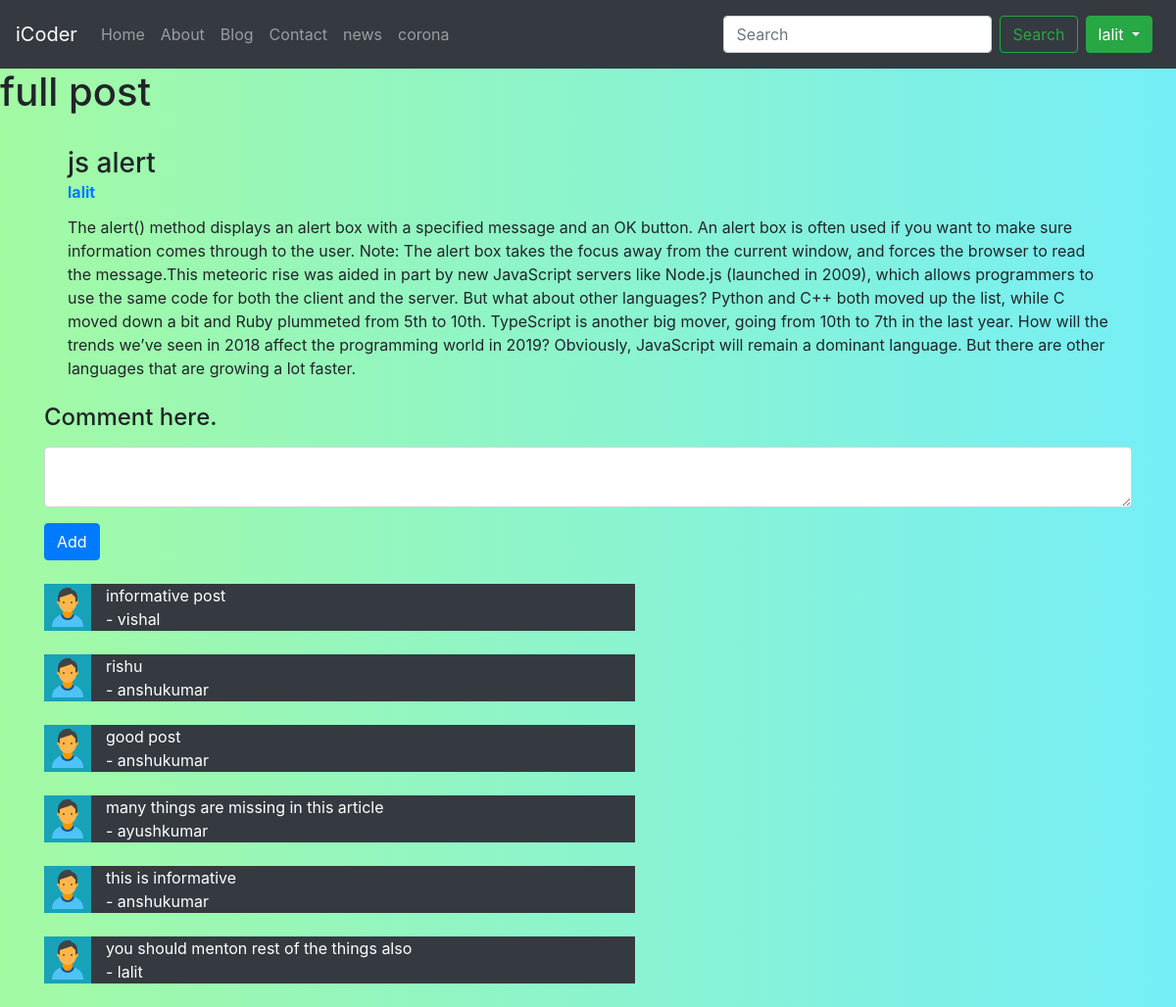
Screenshot of /blog/js-alert (signed in) with the database file from the repository.
### blog/models.py (models this page shows, shortened)
class Post(models.Model):
    sno = models.AutoField(primary_key=True)
    title = models.CharField(max_length=255)
    content = models.TextField()
    author = models.CharField(max_length=13)
    slug=models.CharField(max_length=130)
    timeStamp = models.DateTimeField(blank=True)

class BlogComment(models.Model):
    sno=models.AutoField(primary_key=True)
    comment=models.TextField()
    user=models.ForeignKey(User,on_delete=models.CASCADE)
    post=models.ForeignKey(Post,on_delete=models.CASCADE)
    parent=models.ForeignKey('self',on_delete=models.CASCADE,null=True)
    timestamp=models.DateTimeField(default=now)

### blog/views.py (the view)
# urls.py: path('<str:slug>',views.fullpost,name="fullpost"),
def fullpost(request,slug):
    post=Post.objects.filter(slug=slug)
    comments=reversed(BlogComment.objects.filter(post__in=post))
    context={'post':post,'comments':comments}
    return render(request,'blog/fullpost.html',context)

### templates/blog/fullpost.html (shortened to what this page needs)
{% extends 'base.html' %}
{% block body %}
<h1>full post</h1>
{% for post in post %}
<div class="container bg-grey">
  <div class="col p-4 d-flex flex-column position-static">
    <h3 class="mb-0">{{post.title}}</h3>
    <strong class="d-inline-block mb-2 text-primary">{{post.author}}</strong>
    <p class="card-text mb-auto">{{post.content}}</p>
  </div>
</div>
{% if user.is_authenticated %}
<div class="container">
  <form action="/blog/postComment" method="POST">
    <div class="form-group">
      <label for="exampleFormControlTextarea1">
        <h4>Comment here.</h4>
      </label>
      <textarea class="form-control" id="exampleFormControlTextarea1" rows="2" name="comment"></textarea>
    </div>
    <button type="submit" class="btn btn-primary">Add</button>
  </form>
</div>
{% for i in comments %}
<div class="container my-4">
  <div class="row my-2 mx-auto">
    <div class="col-md-0 bg-info"><img src="/static/admin.png"></div>
    <div class="col-md-6 text-white bg-dark">{{i.comment}} <br>- {{i.user.username}}</div>
  </div>
</div>
{% endfor %}
{% else %}
<p>please Login to Post and view Comments</p>
{% endif %}
{% endfor %}
{% endblock body %}

### templates/base.html (shortened to what this page needs)
<!doctype html>
<html lang="en">
  <head>
    <link rel="stylesheet" href="https://stackpath.bootstrapcdn.com/bootstrap/4.4.1/css/bootstrap.min.css">
  </head>
  <body>
  <nav class="navbar navbar-expand-lg navbar-dark bg-dark">
  <a class="navbar-brand" href="/">iCoder</a>
  <div class="collapse navbar-collapse" id="navbarSupportedContent">
    <ul class="navbar-nav mr-auto">
      <li class="nav-item {% block homeactive %} {% endblock homeactive %}">
        <a class="nav-link" href="/">Home <span class="sr-only">(current)</span></a>
      </li>
      <li class="nav-item {% block aboutactive %} {% endblock aboutactive %}">
        <a class="nav-link" href="/about">About</a>
      </li>
      <li class="nav-item {% block blogactive %} {% endblock blogactive %}">
        <a class="nav-link" href="/blog">Blog</a>
      </li>
      <li class="nav-item {% block contactactive %} {% endblock contactactive %}">
        <a class="nav-link" href="/contact">Contact</a>
      </li>
      <li class="nav-item {% block newsactive %} {% endblock newsactive %}">
        <a class="nav-link" href="/news">news</a>
      </li>
      <li class="nav-item {% block coronaactive %} {% endblock coronaactive %}">
        <a class="nav-link" href="/corona">corona</a>
      </li>
    </ul>
    <form method="get" action="/search" class="form-inline my-2 my-lg-0">
      <input class="form-control mr-sm-2" type="search" placeholder="Search" aria-label="Search" name="query" id="search">
      <button class="btn btn-outline-success my-2 my-sm-0" type="submit">Search</button>
    </form>
{% if user.is_authenticated  %}
<div class="btn-group my-2 my-lg-2 mx-2">
  <button type="button" class="btn btn-success dropdown-toggle" data-toggle="dropdown" aria-haspopup="true" aria-expanded="false">
    {{request.user}}
  </button>
{% endif %}
  </div>
</nav>
    {% block body %}
    {% endblock body %}
  </body>
</html>

### templates/blog/fullpost.html (style rules this page uses)
body { background: linear-gradient(to left, rgb(117, 238, 247), rgb(163, 250, 163)); }

### rows the page displays
Post: title "js alert", author "lalit", content "The alert() method displays an alert box with a specified message and an OK button. An alert box is often used if you want to make sure information comes through to the user. Note: The alert box takes the focus away from the current window, and forces the browser to read the message.This meteoric rise was aided in part by new JavaScript servers like Node.js (launched in 2009), which allows programmers to use the same code for both the client and the server. But what about other languages? Python and C++ both moved up the list, while C moved down a bit and Ruby plummeted from 5th to 10th. TypeScript is another big mover, going from 10th to 7th in the last year. How will the trends we’ve seen…"
BlogComment: comment "informative post", user.username "vishal"
BlogComment: comment "rishu", user.username "anshukumar"
BlogComment: comment "good post", user.username "anshukumar"
BlogComment: comment "many things are missing in this article", user.username "ayushkumar"
BlogComment: comment "this is informative", user.username "anshukumar"
BlogComment: comment "you should menton rest of the things also", user.username "lalit"

### other values shown
{{ request.user }} "lalit"
